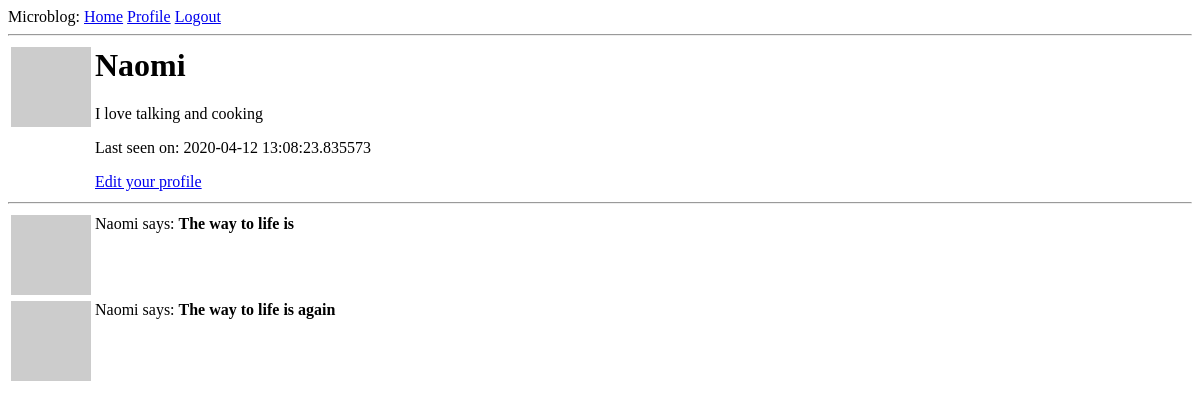
Page /user/Naomi (signed in) on the earlier database version.
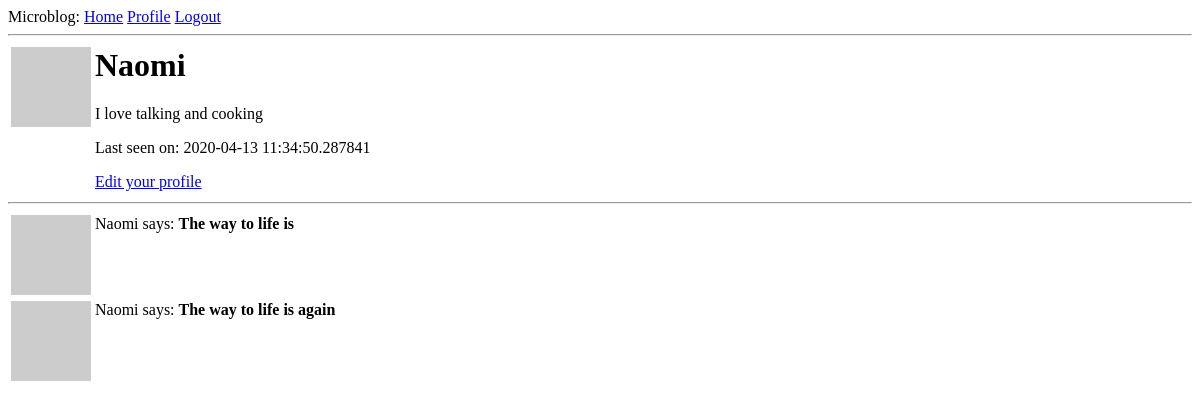
Same page on the later database version.
### app/models.py (models this page shows, shortened)
class User(UserMixin, db.Model):
    id = db.Column(db.Integer, primary_key=True)
    username = db.Column(db.String(64), index=True, unique=True)
    email = db.Column(db.String(120), index=True, unique=True)
    password_hash = db.Column(db.String(128))
    post = db.relationship('Post', backref='author', lazy='dynamic')
    about_me = db.Column(db.String(140))
    last_seen = db.Column(db.DateTime(), default=datetime.utcnow)
    def avatar(self, size):
        digest = md5(self.email.lower().encode('utf-8')).hexdigest()
        return 'https://www.gravatar.com/{}?d=identicon&size={}'.format(digest, size)

### app/routes.py (the view)
@app.route('/user/<username>')
@login_required
def user(username):
    user = User.query.filter_by(username=username).first_or_404()
    posts = [
        {'author':user, 'body':'The way to life is'},
        {'author':user, 'body':'The way to life is again'}
    ]
    return render_template('user.html', user=user, posts=posts)

### app/models.py (called while the page is built)
@login.user_loader
def load_user(id):
    return User.query.get(int(id))

### app/routes.py (called while the page is built)
@app.before_request
def before_request():
    if current_user.is_authenticated:
        current_user.last_seen = datetime.utcnow()
        db.session.commit()

### app/templates/user.html
{% extends 'base.html' %}
{% block content %}
  <table>
     <tr valign="top">
        <td><img src="{{ user.avatar(128) }}"></td>
        <td>
          <h1>{{ user.username}}</h1>
          {%  if user.about_me %}<p>{{ user.about_me }}</p>{% endif %}
          {%  if user.last_seen %}<p> Last seen on: {{ user.last_seen }}</p>{% endif %}
          {%  if user == current_user %}
           <p><a href="{{ url_for('edit_profile')}}">Edit your profile</a></p>
          {% endif %}
        </td>
     </tr>
  </table>
  <hr>
  {% for post in posts %}
   {% include '_post.html' %}
  {%  endfor %}
{% endblock %}

### app/templates/base.html (shortened to what this page needs)
<html>
    <head>
    </head>
    <body>
        <div>
            Microblog:
            <a href="/index">Home</a>
            {% if current_user.is_anonymous %}
                <a href="{{url_for('login')}}">Login</a>
            {% else %}
            <a href="{{url_for('user', username=current_user.username )}}">Profile</a>
            <a href="{{url_for('logout')}}">Logout</a>
            {% endif %}
        </div>
        <hr>
        {% block content %}{% endblock %}
    </body>
</html>

### app/templates/_post.html
<table>
    <tr valign="top">
      <td> <img src="{{ post.author.avatar(36)}}"></td>
      <td>{{ post.author.username }} says: <b>{{ post.body }} </b></td>
    </tr>
</table>

Differences in the rows shown:
changed User "Naomi": last_seen "2020-04-12 13:08:23.835573" → "2020-04-13 11:34:50.287841"
